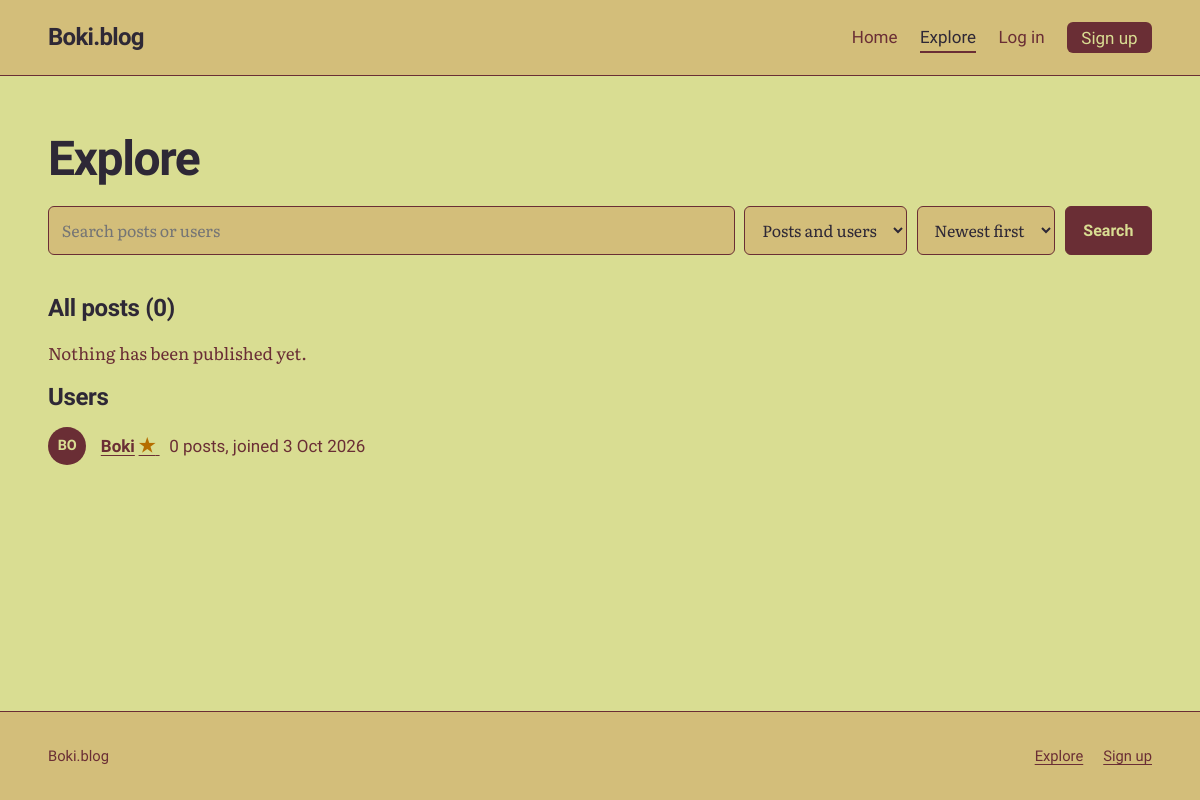
Before: /explore with the older database file.
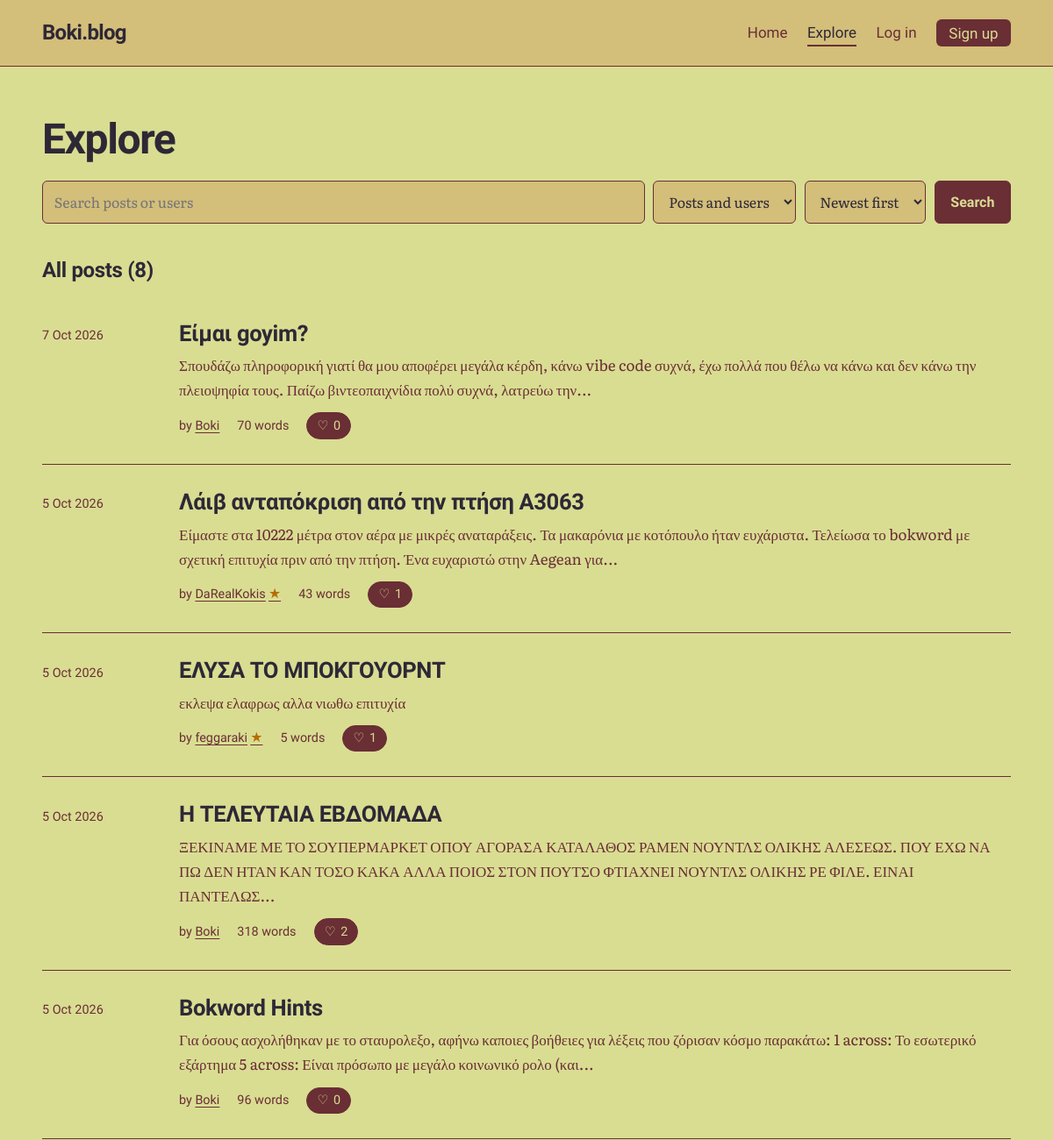
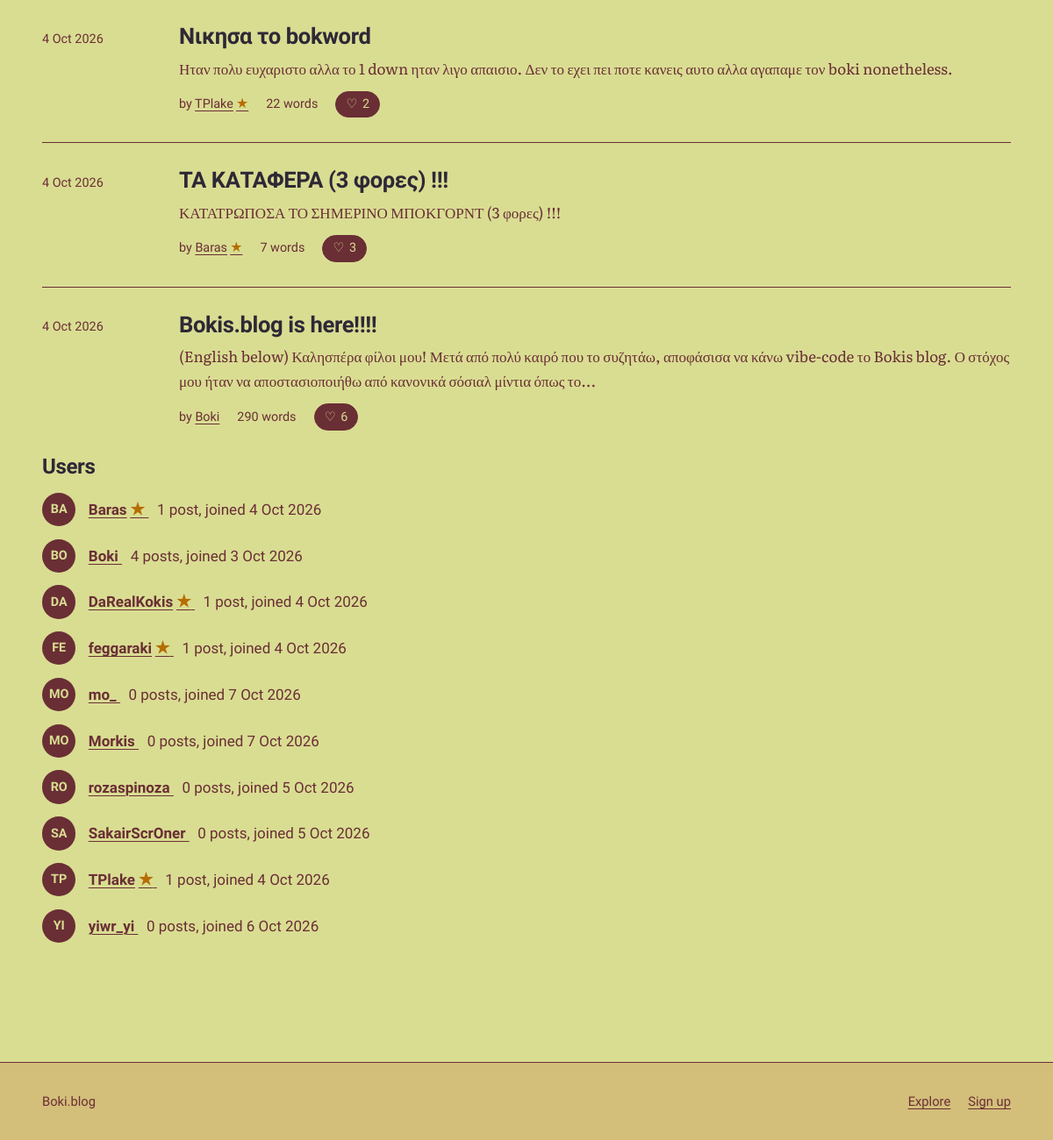
After: the same page with the newer database file (2 pictures, top to bottom).
### tables this page shows
CREATE TABLE users (
    id            INTEGER PRIMARY KEY,
    username      TEXT NOT NULL UNIQUE COLLATE NOCASE,
    password_hash TEXT NOT NULL,
    is_admin      INTEGER NOT NULL DEFAULT 0,
    created_at    TEXT NOT NULL DEFAULT (datetime('now')),
    bio           TEXT NOT NULL DEFAULT '',
    avatar        TEXT,
    profile_bg    TEXT NOT NULL DEFAULT '#D9DD92',
    profile_text  TEXT NOT NULL DEFAULT '#2E2836'
, avatar_position_x INTEGER NOT NULL DEFAULT 50, avatar_position_y INTEGER NOT NULL DEFAULT 50, bokword_victories INTEGER NOT NULL DEFAULT 0, boknections_victories INTEGER NOT NULL DEFAULT 0);

CREATE TABLE posts (
    id         INTEGER PRIMARY KEY,
    user_id    INTEGER NOT NULL REFERENCES users(id) ON DELETE CASCADE,
    title      TEXT NOT NULL,
    body       TEXT NOT NULL,
    created_at TEXT NOT NULL DEFAULT (datetime('now')),
    updated_at TEXT,
    image      TEXT,
    text_color TEXT NOT NULL DEFAULT '#2E2836',
    title_color TEXT NOT NULL DEFAULT '#2E2836',
    background_color TEXT NOT NULL DEFAULT '#D9DD92'
, accent_color TEXT NOT NULL DEFAULT '#6A2E35', surface_color TEXT NOT NULL DEFAULT '#D3BE7A');

### app.py (the view)
@app.get("/explore")
def explore():
    q = request.args.get("q", "").strip()[:100]
    kind = request.args.get("type", "all")
    sort = request.args.get("sort", "new")
    if kind not in ("all", "posts", "users"):
        kind = "all"
    if sort not in SORTS:
        sort = "new"
    page = request.args.get("page", 1, type=int)
    users, posts, total, pages = [], [], 0, 1
    if q:
        pattern = like_pattern(q)
        if kind in ("all", "users"):
            users = db().execute(
                """SELECT u.username, u.created_at,
                          EXISTS(
                            SELECT 1 FROM crossword_completions c
                            JOIN crossword_state s ON s.id = 1
                            WHERE c.user_id = u.id AND c.puzzle_version = s.version
                          ) AS crossword_star,
                          (SELECT COUNT(*) FROM posts WHERE user_id = u.id) AS post_count
                   FROM users u WHERE u.username LIKE ? ESCAPE '\\'
                   ORDER BY u.username LIMIT 20""", (pattern,)).fetchall()
        if kind in ("all", "posts"):
            posts, total, page, pages = fetch_posts(
                "(p.title LIKE ? ESCAPE '\\' OR p.body LIKE ? ESCAPE '\\' "
                "OR u.username LIKE ? ESCAPE '\\')",
                (pattern, pattern, pattern), sort, page)
    else:
        if kind in ("all", "users"):
            users = db().execute(
                """SELECT u.username, u.created_at,
                          EXISTS(
                            SELECT 1 FROM crossword_completions c
                            JOIN crossword_state s ON s.id = 1
                            WHERE c.user_id = u.id AND c.puzzle_version = s.version
                          ) AS crossword_star,
                          (SELECT COUNT(*) FROM posts WHERE user_id = u.id) AS post_count
                   FROM users u
                   ORDER BY u.username LIMIT 20""").fetchall()
        if kind in ("all", "posts"):
            posts, total, page, pages = fetch_posts(sort=sort, page=page)
    return render_template("explore.html", q=q, kind=kind, sort=sort, users=users,
                           posts=posts, total=total, page=page, pages=pages)

### app.py (called while the page is built, shortened)
def db():
    if "db" not in g:
        g.db = sqlite3.connect(DB_PATH)
        g.db.row_factory = sqlite3.Row
        g.db.execute("PRAGMA foreign_keys = ON")
    return g.db

def get_setting(key):
    row = db().execute("SELECT value FROM settings WHERE key = ?", (key,)).fetchone()
    return row["value"] if row else None

def viewer_id():
    return g.user["id"] if g.user else -1

def boknections_enabled():
    return get_setting("boknections_enabled") == "1"

def flower_usernames():
    if "flower_users" not in g:
        g.flower_users = set()
        if boknections_enabled():
            rows = db().execute(
                "SELECT u.username FROM boknections_progress p "
                "JOIN boknections_state s ON s.id = 1 AND s.version = p.puzzle_version "
                "JOIN users u ON u.id = p.user_id WHERE p.solved = 1").fetchall()
            g.flower_users = {row["username"] for row in rows}
    return g.flower_users

def fetch_posts(where="1 = 1", params=(), sort="new", page=1):
    total = db().execute(
        f"SELECT COUNT(*) {POST_FROM} WHERE {where}", params).fetchone()[0]
    pages = max(1, -(-total // PER_PAGE))
    page = min(max(page, 1), pages)
    rows = db().execute(
        f"SELECT {POST_COLS} {POST_FROM} WHERE {where} "
        f"ORDER BY {SORTS[sort]} LIMIT ? OFFSET ?",
        (viewer_id(), *params, PER_PAGE, (page - 1) * PER_PAGE)).fetchall()
    return rows, total, page, pages

@app.before_request
def load_user_and_check_csrf():
    g.user = None
    user_id = session.get("user_id")
    if "csrf" not in session:
        session["csrf"] = secrets.token_urlsafe(32)
    if request.method == "POST":
        sent = request.form.get("csrf_token", "")
        if not secrets.compare_digest(sent.encode(), session["csrf"].encode()):
            abort(400, "Your session expired. Go back, reload the page and try again.")

@app.after_request
def security_headers(resp):
    resp.headers["Content-Security-Policy"] = (
        "default-src 'self'; style-src 'self' 'unsafe-inline' https://fonts.googleapis.com; "
        "font-src https://fonts.gstatic.com; img-src 'self' data:; "
        "form-action 'self'; frame-ancestors 'none'; base-uri 'self'")
    resp.headers["X-Content-Type-Options"] = "nosniff"
    resp.headers["Referrer-Policy"] = "same-origin"
    return resp

@app.context_processor
def inject_site():
    return {"site_name": app.config["SITE_NAME"]}

def parse_ts(value):
    return datetime.strptime(value, "%Y-%m-%d %H:%M:%S")

### templates/explore.html (shortened to what this page needs)
{% extends "base.html" %}
{% from "_macros.html" import post_row, pager with context %}
{% from "_macros.html" import user_name %}
{% block content %}
<div class="wrap page">
  <h1 class="page-title">Explore</h1>
  <form class="search" method="get" action="{{ url_for('explore') }}" role="search">
    <input id="q" name="q" type="search" value="{{ q }}" placeholder="Search posts or users" maxlength="100" autocomplete="off">
    <select id="type" name="type">
      <option value="all" {% if kind == 'all' %}selected{% endif %}>Posts and users</option>
    </select>
    <select id="sort" name="sort">
      <option value="new" {% if sort == 'new' %}selected{% endif %}>Newest first</option>
    </select>
    <button class="button" type="submit">Search</button>
  </form>
  {% set next = request.full_path.rstrip('?') %}
  {% if q %}
    {% if kind in ('all', 'posts') %}
      <section aria-labelledby="posts-title">
        <h2 class="section-title" id="posts-title">Posts ({{ total }})</h2>
        {% if posts %}
          <ol class="post-list">{% for p in posts %}{{ post_row(p, next) }}{% endfor %}</ol>
          {{ pager('explore', page, pages, {'q': q, 'type': kind, 'sort': sort}) }}
        {% else %}
          <p class="empty">No posts match &ldquo;{{ q }}&rdquo;. Try fewer or different words.</p>
        {% endif %}
      </section>
    {% endif %}
    {% if kind in ('all', 'users') %}
      <section aria-labelledby="users-title">
        <h2 class="section-title" id="users-title">Users</h2>
        {% if users %}
          <ul class="user-list">
            {% for u in users %}
              <li>
                <span class="avatar small" aria-hidden="true">{{ u.username[:2]|upper }}</span>
                <div>
                  <a href="{{ url_for('profile', username=u.username) }}">{{ user_name(u.username, u.crossword_star) }}</a>
                  <span class="muted">{{ u.post_count }} {{ 'post' if u.post_count == 1 else 'posts' }}, joined {{ u.created_at|date }}</span>
                </div>
              </li>
            {% endfor %}
          </ul>
        {% else %}
          <p class="empty">No users match &ldquo;{{ q }}&rdquo;.</p>
        {% endif %}
      </section>
    {% endif %}
  {% else %}
    {% if kind in ('all', 'posts') %}
      <section aria-labelledby="all-title">
        <h2 class="section-title" id="all-title">All posts ({{ total }})</h2>
        {% if posts %}
          <ol class="post-list">{% for p in posts %}{{ post_row(p, next) }}{% endfor %}</ol>
        {% else %}
          <p class="empty">Nothing has been published yet.</p>
        {% endif %}
      </section>
    {% endif %}
    {% if kind in ('all', 'users') %}
      <section aria-labelledby="users-title">
        <h2 class="section-title" id="users-title">Users</h2>
        {% if users %}
          <ul class="user-list">
            {% for u in users %}
              <li>
                <span class="avatar small" aria-hidden="true">{{ u.username[:2]|upper }}</span>
                <div>
                  <a href="{{ url_for('profile', username=u.username) }}">{{ user_name(u.username, u.crossword_star) }}</a>
                  <span class="muted">{{ u.post_count }} {{ 'post' if u.post_count == 1 else 'posts' }}, joined {{ u.created_at|date }}</span>
                </div>
              </li>
            {% endfor %}
          </ul>
        {% else %}
          <p class="empty">No users have joined yet.</p>
        {% endif %}
      </section>
    {% endif %}
  {% endif %}
</div>
{% endblock %}

### templates/base.html (shortened to what this page needs)
<!DOCTYPE html>
{% from "_macros.html" import user_name %}
<html lang="en">
<head>
  <link rel="stylesheet" href="{{ url_for('static', filename='style.css', v='32') }}">
</head>
<body>
  <header class="site-header">
    <div class="wrap">
      <a class="site-title" href="{{ url_for('home') }}">{{ site_name }}</a>
      <nav class="site-nav" aria-label="Main">
        <ul>
          <li><a href="{{ url_for('home') }}" {% if request.endpoint == 'home' %}aria-current="page"{% endif %}>Home</a></li>
          <li><a href="{{ url_for('explore') }}" {% if request.endpoint == 'explore' %}aria-current="page"{% endif %}>Explore</a></li>
          {% if g.user %}
            <li><a href="{{ url_for('new_post') }}" {% if request.endpoint == 'new_post' %}aria-current="page"{% endif %}>Write</a></li>
            <li><a href="{{ url_for('profile', username=g.user.username) }}">{{ user_name(g.user.username, g.user.crossword_star) }}</a></li>
            <li><a href="{{ url_for('account_settings') }}" {% if request.endpoint == 'account_settings' %}aria-current="page"{% endif %}>Settings</a></li>
            {% if g.user.is_admin %}
              <li><a href="{{ url_for('admin') }}" {% if request.endpoint == 'admin' %}aria-current="page"{% endif %}>Admin</a></li>
            {% endif %}
            <li>
              <form method="post" action="{{ url_for('logout') }}" class="inline-form">
                <input type="hidden" name="csrf_token" value="{{ csrf_token() }}">
                <button type="submit" class="link-button">Log out</button>
              </form>
            </li>
          {% else %}
            <li><a href="{{ url_for('login') }}" {% if request.endpoint == 'login' %}aria-current="page"{% endif %}>Log in</a></li>
            <li><a class="nav-cta" href="{{ url_for('signup') }}">Sign up</a></li>
          {% endif %}
        </ul>
      </nav>
    </div>
  </header>
  <main id="main" style="{% block page_theme %}{% endblock %}">
    {% block content %}{% endblock %}
  </main>
  <footer class="site-footer">
    <div class="wrap">
      <p>{{ site_name }}</p>
      <ul>
        <li><a href="{{ url_for('explore') }}">Explore</a></li>
        {% if not g.user %}<li><a href="{{ url_for('signup') }}">Sign up</a></li>{% endif %}
      </ul>
    </div>
  </footer>
</body>
</html>

### templates/_macros.html (shortened to what this page needs)
{% macro like_button(post, next) %}
  {% if g.user %}
    <form class="inline-form" method="post" action="{{ url_for('toggle_like', post_id=post.id) }}">
      <input type="hidden" name="csrf_token" value="{{ csrf_token() }}">
      <input type="hidden" name="next" value="{{ next }}">
      <button class="like {% if post.liked %}is-liked{% endif %}" type="submit" aria-pressed="{{ 'true' if post.liked else 'false' }}">
        <span aria-hidden="true">{{ '♥' if post.liked else '♡' }}</span>
        {{ post.like_count }}
        <span class="sr">{{ 'like' if post.like_count == 1 else 'likes' }}, {{ 'unlike' if post.liked else 'like this post' }}</span>
      </button>
    </form>
  {% else %}
    <a class="like" href="{{ url_for('login', next=next) }}">
      <span aria-hidden="true">♡</span> {{ post.like_count }}
    </a>
  {% endif %}
{% endmacro %}
{% macro user_name(username, crossword_star=false) %}
  {{ username }}{% if crossword_star %}<span class="achievement-star" role="img" aria-label="Solved the current Weekly Bokword" title="Solved the current Weekly Bokword">★</span>{% endif %}
{% endmacro %}
{% macro post_row(post, next) %}
  <li class="post-item">
    <time datetime="{{ post.created_at|iso }}">{{ post.created_at|date }}</time>
    <div>
      <h3><a href="{{ url_for('post', post_id=post.id) }}">{{ post.title }}</a></h3>
      <p>{{ post.body|excerpt }}</p>
      <ul class="meta">
        <li>by <a href="{{ url_for('profile', username=post.username) }}">{{ user_name(post.username, post.crossword_star) }}</a></li>
        <li>{{ post.body|wordcount }} {{ 'word' if (post.body|wordcount) == 1 else 'words' }}</li>
        <li>{{ like_button(post, next) }}</li>
      </ul>
    </div>
  </li>
{% endmacro %}

Changed rows visible on the page:
added posts: created_at "7 Oct 2026", title "Είμαι goyim?", body|excerpt "Σπουδάζω πληροφορική γιατί θα μου αποφέρει μεγάλα κέρδη, κάνω vibe code συχνά, έχω πολλά που θέλω να κάνω και δεν κάνω την πλειοψηφία τους. Παίζω βιντεοπαιχνίδια πολύ συχνά, λατρεύω την...", {{ username }} "Boki", body "70", body "words", like_count "0"
changed users "Boki": post_count "0" → "4"; no longer shows "★"
added posts: created_at "5 Oct 2026", title "Λάιβ ανταπόκριση από την πτήση Α3063", body|excerpt "Είμαστε στα 10222 μέτρα στον αέρα με μικρές αναταράξεις. Τα μακαρόνια με κοτόπουλο ήταν ευχάριστα. Τελείωσα το bokword με σχετική επιτυχία πριν από την πτήση. Ένα ευχαριστώ στην Aegean για...", body "43", body "words", like_count "1"
added users: username "DaRealKokis", username "DA", post_count "1", post_count "post", created_at "4 Oct 2026"
added posts: created_at "5 Oct 2026", title "ΕΛΥΣΑ ΤΟ ΜΠΟΚΓΟΥΟΡΝΤ", body|excerpt "εκλεψα ελαφρως αλλα νιωθω επιτυχία", body "5", body "words", like_count "1"
added users: username "feggaraki", username "FE", post_count "1", post_count "post", created_at "4 Oct 2026"
added posts: created_at "5 Oct 2026", title "Η ΤΕΛΕΥΤΑΙΑ ΕΒΔΟΜΑΔΑ", body|excerpt "ΞΕΚΙΝΑΜΕ ΜΕ ΤΟ ΣΟΥΠΕΡΜΑΡΚΕΤ ΟΠΟΥ ΑΓΟΡΑΣΑ ΚΑΤΑΛΑΘΟΣ ΡΑΜΕΝ ΝΟΥΝΤΛΣ ΟΛΙΚΗΣ ΑΛΕΣΕΩΣ. ΠΟΥ ΕΧΩ ΝΑ ΠΩ ΔΕΝ ΗΤΑΝ ΚΑΝ ΤΟΣΟ ΚΑΚΑ ΑΛΛΑ ΠΟΙΟΣ ΣΤΟΝ ΠΟΥΤΣΟ ΦΤΙΑΧΝΕΙ ΝΟΥΝΤΛΣ ΟΛΙΚΗΣ ΡΕ ΦΙΛΕ. ΕΙΝΑΙ ΠΑΝΤΕΛΩΣ...", {{ username }} "Boki", body "318", body "words", like_count "2"
added posts: created_at "5 Oct 2026", title "Bokword Hints", body|excerpt "Για όσους ασχολήθηκαν με το σταυρολεξο, αφήνω καποιες βοήθειες για λέξεις που ζόρισαν κόσμο παρακάτω: 1 across: Το εσωτερικό εξάρτημα 5 across: Είναι πρόσωπο με μεγάλο κοινωνικό ρολο (και...", {{ username }} "Boki", body "96", body "words", like_count "0"
added posts: created_at "4 Oct 2026", title "Νικησα το bokword", body|excerpt "Ηταν πολυ ευχαριστο αλλα το 1 down ηταν λιγο απαισιο. Δεν το εχει πει ποτε κανεις αυτο αλλα αγαπαμε τον boki nonetheless.", body "22", body "words", like_count "2"
added users: username "TPlake", username "TP", post_count "1", post_count "post", created_at "4 Oct 2026"
added posts: created_at "4 Oct 2026", title "ΤΑ ΚΑΤΑΦΕΡΑ (3 φορες) !!!", body|excerpt "ΚΑΤΑΤΡΩΠΟΣΑ ΤΟ ΣΗΜΕΡΙΝΟ ΜΠΟΚΓΟΡΝΤ (3 φορες) !!!", body "7", body "words", like_count "3"
added users: username "Baras", username "BA", post_count "1", post_count "post", created_at "4 Oct 2026"
added posts: created_at "4 Oct 2026", title "Bokis.blog is here!!!!", body|excerpt "(English below) Καλησπέρα φίλοι μου! Μετά από πολύ καιρό που το συζητάω, αποφάσισα να κάνω vibe-code το Bokis blog. Ο στόχος μου ήταν να αποστασιοποιήθω από κανονικά σόσιαλ μίντια όπως το...", {{ username }} "Boki", body "290", body "words", like_count "6"
added users: username "MO", username "mo_", post_count "0", post_count "posts", created_at "7 Oct 2026"
added users: username "MO", username "Morkis", post_count "0", post_count "posts", created_at "7 Oct 2026"
added users: username "RO", username "rozaspinoza", post_count "0", post_count "posts", created_at "5 Oct 2026"
added users: username "SA", username "SakairScrOner", post_count "0", post_count "posts", created_at "5 Oct 2026"
added users: username "YI", username "yiwr_yi", post_count "0", post_count "posts", created_at "6 Oct 2026"
Other visible differences:
{{ total }}: "0" → "8"
text no longer shown: "Nothing has been published yet."
